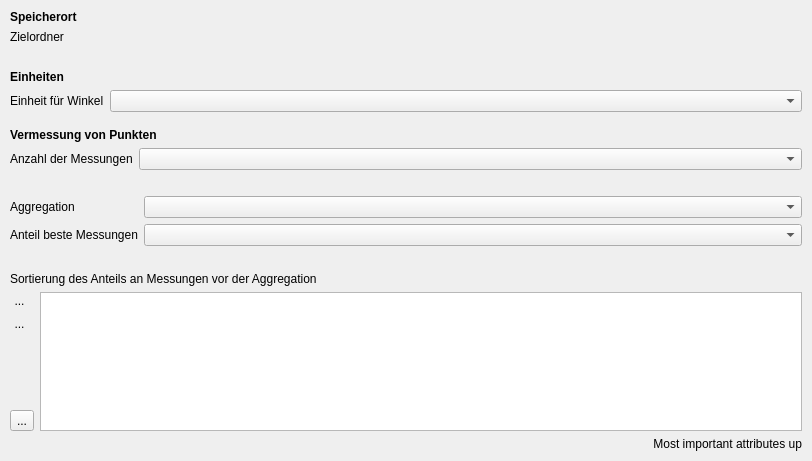
<?xml version="1.0" encoding="UTF-8"?>
<ui version="4.0">
 <class>Form</class>
 <widget class="QWidget" name="Form">
  <property name="geometry">
   <rect>
    <x>0</x>
    <y>0</y>
    <width>812</width>
    <height>461</height>
   </rect>
  </property>
  <property name="windowTitle">
   <string>Form</string>
  </property>
  <layout class="QVBoxLayout" name="verticalLayout_2">
   <property name="leftMargin">
    <number>10</number>
   </property>
   <property name="topMargin">
    <number>10</number>
   </property>
   <property name="rightMargin">
    <number>10</number>
   </property>
   <property name="bottomMargin">
    <number>10</number>
   </property>
   <item>
    <widget class="QLabel" name="label_9">
     <property name="font">
      <font>
       <weight>75</weight>
       <bold>true</bold>
      </font>
     </property>
     <property name="text">
      <string>Speicherort</string>
     </property>
    </widget>
   </item>
   <item>
    <layout class="QFormLayout" name="formLayout_2">
     <property name="topMargin">
      <number>0</number>
     </property>
     <property name="bottomMargin">
      <number>20</number>
     </property>
     <item row="0" column="1">
      <widget class="QgsFileWidget" name="lfbFileSelectionFileWidget">
       <property name="fileWidgetButtonVisible">
        <bool>true</bool>
       </property>
       <property name="storageMode">
        <enum>QgsFileWidget::SaveFile</enum>
       </property>
      </widget>
     </item>
     <item row="0" column="0">
      <widget class="QLabel" name="label_10">
       <property name="text">
        <string>Zielordner</string>
       </property>
      </widget>
     </item>
    </layout>
   </item>
   <item>
    <widget class="QLabel" name="label_7">
     <property name="font">
      <font>
       <weight>75</weight>
       <bold>true</bold>
      </font>
     </property>
     <property name="text">
      <string>Einheiten</string>
     </property>
    </widget>
   </item>
   <item>
    <layout class="QFormLayout" name="formLayout">
     <property name="topMargin">
      <number>0</number>
     </property>
     <property name="bottomMargin">
      <number>10</number>
     </property>
     <item row="0" column="0">
      <widget class="QLabel" name="label_5">
       <property name="text">
        <string>Einheit für Winkel</string>
       </property>
      </widget>
     </item>
     <item row="0" column="1">
      <widget class="QComboBox" name="lfbDegUnit"/>
     </item>
    </layout>
   </item>
   <item>
    <widget class="QLabel" name="label_6">
     <property name="font">
      <font>
       <weight>75</weight>
       <bold>true</bold>
      </font>
     </property>
     <property name="text">
      <string>Vermessung von Punkten</string>
     </property>
    </widget>
   </item>
   <item>
    <layout class="QFormLayout" name="formLayout_3">
     <property name="topMargin">
      <number>0</number>
     </property>
     <item row="0" column="0">
      <widget class="QLabel" name="label">
       <property name="text">
        <string>Anzahl der Messungen</string>
       </property>
      </widget>
     </item>
     <item row="0" column="1">
      <widget class="QComboBox" name="lfbSettingsMeassurements"/>
     </item>
    </layout>
   </item>
   <item>
    <layout class="QFormLayout" name="formLayout_4">
     <property name="topMargin">
      <number>20</number>
     </property>
     <property name="bottomMargin">
      <number>0</number>
     </property>
     <item row="0" column="0">
      <widget class="QLabel" name="label_2">
       <property name="text">
        <string>Aggregation</string>
       </property>
      </widget>
     </item>
     <item row="0" column="1">
      <widget class="QComboBox" name="lfbSettingsAggregation"/>
     </item>
     <item row="1" column="0">
      <widget class="QLabel" name="label_3">
       <property name="text">
        <string>Anteil beste Messungen</string>
       </property>
      </widget>
     </item>
     <item row="1" column="1">
      <widget class="QComboBox" name="lfbSettingsPercentBox"/>
     </item>
    </layout>
   </item>
   <item>
    <layout class="QVBoxLayout" name="verticalLayout_3">
     <property name="topMargin">
      <number>20</number>
     </property>
     <item>
      <widget class="QLabel" name="label_4">
       <property name="text">
        <string>Sortierung des Anteils an Messungen vor der Aggregation</string>
       </property>
       <property name="wordWrap">
        <bool>true</bool>
       </property>
      </widget>
     </item>
     <item>
      <layout class="QHBoxLayout" name="horizontalLayout">
       <property name="topMargin">
        <number>0</number>
       </property>
       <item>
        <layout class="QVBoxLayout" name="verticalLayout_6">
         <property name="rightMargin">
          <number>0</number>
         </property>
         <item>
          <widget class="QToolButton" name="lfbSortUpBtn">
           <property name="cursor">
            <cursorShape>PointingHandCursor</cursorShape>
           </property>
           <property name="styleSheet">
            <string notr="true">background: transparent;
border: none;</string>
           </property>
           <property name="text">
            <string>...</string>
           </property>
          </widget>
         </item>
         <item>
          <widget class="QToolButton" name="lfbSortDownBtn">
           <property name="cursor">
            <cursorShape>PointingHandCursor</cursorShape>
           </property>
           <property name="styleSheet">
            <string notr="true">background: transparent;
border: none;</string>
           </property>
           <property name="text">
            <string>...</string>
           </property>
          </widget>
         </item>
         <item>
          <spacer name="verticalSpacer">
           <property name="orientation">
            <enum>Qt::Vertical</enum>
           </property>
           <property name="sizeHint" stdset="0">
            <size>
             <width>20</width>
             <height>40</height>
            </size>
           </property>
          </spacer>
         </item>
         <item>
          <widget class="QToolButton" name="lfbSortResetBtn">
           <property name="cursor">
            <cursorShape>PointingHandCursor</cursorShape>
           </property>
           <property name="text">
            <string>...</string>
           </property>
          </widget>
         </item>
        </layout>
       </item>
       <item>
        <layout class="QVBoxLayout" name="verticalLayout_7">
         <property name="rightMargin">
          <number>0</number>
         </property>
         <item>
          <widget class="QListWidget" name="lfbGpsInfoSortingList">
           <property name="editTriggers">
            <set>QAbstractItemView::NoEditTriggers</set>
           </property>
           <property name="sortingEnabled">
            <bool>false</bool>
           </property>
          </widget>
         </item>
        </layout>
       </item>
      </layout>
     </item>
     <item>
      <widget class="QLabel" name="label_8">
       <property name="font">
        <font>
         <pointsize>9</pointsize>
        </font>
       </property>
       <property name="text">
        <string>Most important attributes up</string>
       </property>
       <property name="alignment">
        <set>Qt::AlignRight|Qt::AlignTrailing|Qt::AlignVCenter</set>
       </property>
      </widget>
     </item>
    </layout>
   </item>
  </layout>
 </widget>
 <customwidgets>
  <customwidget>
   <class>QgsFileWidget</class>
   <extends>QWidget</extends>
   <header>qgsfilewidget.h</header>
  </customwidget>
 </customwidgets>
 <resources/>
 <connections/>
</ui>
